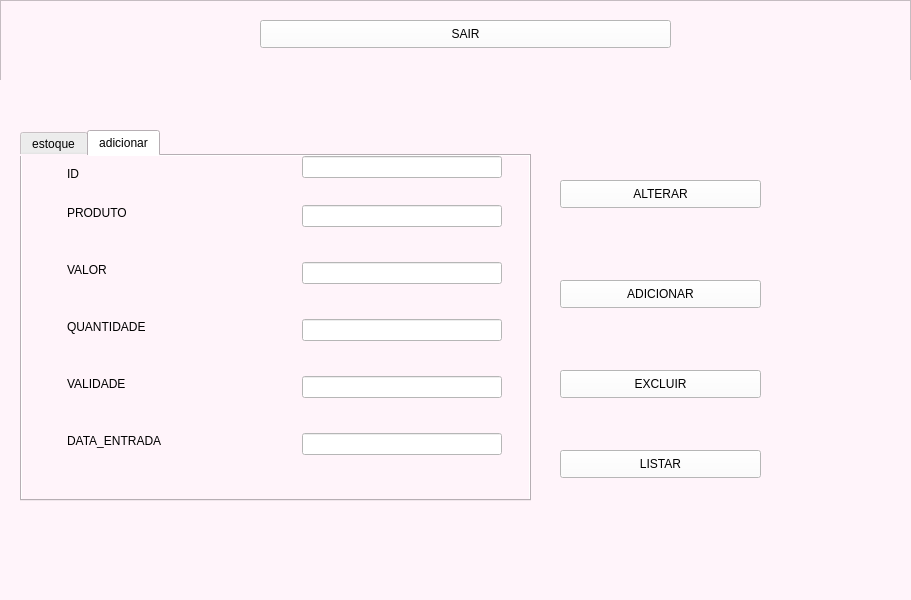
<?xml version="1.0" encoding="UTF-8"?>
<ui version="4.0">
 <class>MainWindow</class>
 <widget class="QMainWindow" name="MainWindow">
  <property name="geometry">
   <rect>
    <x>0</x>
    <y>0</y>
    <width>911</width>
    <height>600</height>
   </rect>
  </property>
  <property name="windowTitle">
   <string>MainWindow</string>
  </property>
  <property name="styleSheet">
   <string notr="true">background-color: rgb(255, 255, 255);</string>
  </property>
  <widget class="QWidget" name="centralwidget">
   <widget class="QFrame" name="frame">
    <property name="geometry">
     <rect>
      <x>0</x>
      <y>0</y>
      <width>911</width>
      <height>81</height>
     </rect>
    </property>
    <property name="styleSheet">
     <string notr="true">background-color: rgb(255, 244, 250);</string>
    </property>
    <property name="frameShape">
     <enum>QFrame::StyledPanel</enum>
    </property>
    <property name="frameShadow">
     <enum>QFrame::Raised</enum>
    </property>
    <widget class="QPushButton" name="btn_sair">
     <property name="geometry">
      <rect>
       <x>260</x>
       <y>20</y>
       <width>411</width>
       <height>28</height>
      </rect>
     </property>
     <property name="styleSheet">
      <string notr="true">background-color: rgb(255, 255, 255);</string>
     </property>
     <property name="text">
      <string>SAIR</string>
     </property>
    </widget>
   </widget>
   <widget class="QStackedWidget" name="stackedWidget">
    <property name="geometry">
     <rect>
      <x>0</x>
      <y>80</y>
      <width>911</width>
      <height>521</height>
     </rect>
    </property>
    <property name="styleSheet">
     <string notr="true">background-color: rgb(255, 244, 250);</string>
    </property>
    <property name="currentIndex">
     <number>0</number>
    </property>
    <widget class="QWidget" name="page">
     <widget class="QTabWidget" name="estoque">
      <property name="geometry">
       <rect>
        <x>20</x>
        <y>50</y>
        <width>511</width>
        <height>371</height>
       </rect>
      </property>
      <property name="currentIndex">
       <number>1</number>
      </property>
      <widget class="QWidget" name="tab">
       <attribute name="title">
        <string>estoque</string>
       </attribute>
       <widget class="QTableWidget" name="tableWidget">
        <property name="geometry">
         <rect>
          <x>0</x>
          <y>10</y>
          <width>501</width>
          <height>331</height>
         </rect>
        </property>
        <property name="styleSheet">
         <string notr="true">background-color: rgb(255, 255, 255);</string>
        </property>
        <row>
         <property name="text">
          <string/>
         </property>
        </row>
        <row>
         <property name="text">
          <string/>
         </property>
        </row>
        <row>
         <property name="text">
          <string/>
         </property>
        </row>
        <row>
         <property name="text">
          <string/>
         </property>
        </row>
        <row>
         <property name="text">
          <string/>
         </property>
        </row>
        <column>
         <property name="text">
          <string>produto</string>
         </property>
        </column>
        <column>
         <property name="text">
          <string>valor</string>
         </property>
        </column>
        <column>
         <property name="text">
          <string>quantidade</string>
         </property>
        </column>
        <column>
         <property name="text">
          <string>validade</string>
         </property>
        </column>
        <column>
         <property name="text">
          <string>data_entrada</string>
         </property>
        </column>
       </widget>
      </widget>
      <widget class="QWidget" name="tab_2">
       <attribute name="title">
        <string>adicionar</string>
       </attribute>
       <widget class="QLabel" name="label">
        <property name="geometry">
         <rect>
          <x>45</x>
          <y>49</y>
          <width>121</width>
          <height>16</height>
         </rect>
        </property>
        <property name="text">
         <string>PRODUTO</string>
        </property>
       </widget>
       <widget class="QLabel" name="label_2">
        <property name="geometry">
         <rect>
          <x>45</x>
          <y>106</y>
          <width>101</width>
          <height>16</height>
         </rect>
        </property>
        <property name="text">
         <string>VALOR</string>
        </property>
       </widget>
       <widget class="QLabel" name="label_3">
        <property name="geometry">
         <rect>
          <x>45</x>
          <y>163</y>
          <width>101</width>
          <height>16</height>
         </rect>
        </property>
        <property name="text">
         <string>QUANTIDADE</string>
        </property>
       </widget>
       <widget class="QLabel" name="label_4">
        <property name="geometry">
         <rect>
          <x>45</x>
          <y>277</y>
          <width>121</width>
          <height>16</height>
         </rect>
        </property>
        <property name="text">
         <string>DATA_ENTRADA</string>
        </property>
       </widget>
       <widget class="QLabel" name="label_5">
        <property name="geometry">
         <rect>
          <x>45</x>
          <y>220</y>
          <width>111</width>
          <height>16</height>
         </rect>
        </property>
        <property name="text">
         <string>VALIDADE</string>
        </property>
       </widget>
       <widget class="QLineEdit" name="lineEdit_7">
        <property name="enabled">
         <bool>true</bool>
        </property>
        <property name="geometry">
         <rect>
          <x>280</x>
          <y>106</y>
          <width>200</width>
          <height>22</height>
         </rect>
        </property>
        <property name="styleSheet">
         <string notr="true">background-color: rgb(255, 255, 255);</string>
        </property>
       </widget>
       <widget class="QLineEdit" name="lineEdit_6">
        <property name="enabled">
         <bool>true</bool>
        </property>
        <property name="geometry">
         <rect>
          <x>280</x>
          <y>49</y>
          <width>200</width>
          <height>22</height>
         </rect>
        </property>
        <property name="sizePolicy">
         <sizepolicy hsizetype="Expanding" vsizetype="Fixed">
          <horstretch>0</horstretch>
          <verstretch>0</verstretch>
         </sizepolicy>
        </property>
        <property name="styleSheet">
         <string notr="true">background-color: rgb(255, 255, 255);</string>
        </property>
        <property name="text">
         <string/>
        </property>
       </widget>
       <widget class="QLineEdit" name="lineEdit_9">
        <property name="geometry">
         <rect>
          <x>280</x>
          <y>220</y>
          <width>200</width>
          <height>22</height>
         </rect>
        </property>
        <property name="styleSheet">
         <string notr="true">background-color: rgb(255, 244, 250);
background-color: rgb(255, 255, 255);</string>
        </property>
       </widget>
       <widget class="QLineEdit" name="lineEdit_8">
        <property name="geometry">
         <rect>
          <x>280</x>
          <y>163</y>
          <width>200</width>
          <height>22</height>
         </rect>
        </property>
        <property name="styleSheet">
         <string notr="true">background-color: rgb(255, 244, 250);
background-color: rgb(255, 255, 255);</string>
        </property>
       </widget>
       <widget class="QLineEdit" name="lineEdit_10">
        <property name="geometry">
         <rect>
          <x>280</x>
          <y>277</y>
          <width>200</width>
          <height>22</height>
         </rect>
        </property>
        <property name="styleSheet">
         <string notr="true">background-color: rgb(255, 255, 255);</string>
        </property>
       </widget>
       <widget class="QLineEdit" name="lineEdit_11">
        <property name="enabled">
         <bool>true</bool>
        </property>
        <property name="geometry">
         <rect>
          <x>280</x>
          <y>0</y>
          <width>200</width>
          <height>22</height>
         </rect>
        </property>
        <property name="sizePolicy">
         <sizepolicy hsizetype="Expanding" vsizetype="Fixed">
          <horstretch>0</horstretch>
          <verstretch>0</verstretch>
         </sizepolicy>
        </property>
        <property name="styleSheet">
         <string notr="true">background-color: rgb(255, 255, 255);</string>
        </property>
        <property name="text">
         <string/>
        </property>
       </widget>
       <widget class="QLabel" name="label_6">
        <property name="geometry">
         <rect>
          <x>45</x>
          <y>10</y>
          <width>121</width>
          <height>16</height>
         </rect>
        </property>
        <property name="text">
         <string>ID</string>
        </property>
       </widget>
      </widget>
     </widget>
     <widget class="QPushButton" name="btn_alterar">
      <property name="geometry">
       <rect>
        <x>560</x>
        <y>100</y>
        <width>201</width>
        <height>28</height>
       </rect>
      </property>
      <property name="styleSheet">
       <string notr="true">background-color: rgb(255, 255, 255);</string>
      </property>
      <property name="text">
       <string>ALTERAR</string>
      </property>
     </widget>
     <widget class="QPushButton" name="btn_excluir">
      <property name="geometry">
       <rect>
        <x>560</x>
        <y>290</y>
        <width>201</width>
        <height>28</height>
       </rect>
      </property>
      <property name="styleSheet">
       <string notr="true">background-color: rgb(255, 255, 255);</string>
      </property>
      <property name="text">
       <string>EXCLUIR</string>
      </property>
     </widget>
     <widget class="QPushButton" name="btn_adicionar">
      <property name="geometry">
       <rect>
        <x>560</x>
        <y>200</y>
        <width>201</width>
        <height>28</height>
       </rect>
      </property>
      <property name="styleSheet">
       <string notr="true">background-color: rgb(255, 255, 255);</string>
      </property>
      <property name="text">
       <string>ADICIONAR</string>
      </property>
     </widget>
     <widget class="QPushButton" name="btn_listar">
      <property name="geometry">
       <rect>
        <x>560</x>
        <y>370</y>
        <width>201</width>
        <height>28</height>
       </rect>
      </property>
      <property name="styleSheet">
       <string notr="true">background-color: rgb(255, 255, 255);</string>
      </property>
      <property name="text">
       <string>LISTAR</string>
      </property>
     </widget>
    </widget>
    <widget class="QWidget" name="page_2">
     <widget class="QLineEdit" name="lineEdit">
      <property name="geometry">
       <rect>
        <x>85</x>
        <y>190</y>
        <width>640</width>
        <height>40</height>
       </rect>
      </property>
     </widget>
     <widget class="QLineEdit" name="lineEdit_2">
      <property name="geometry">
       <rect>
        <x>85</x>
        <y>120</y>
        <width>640</width>
        <height>40</height>
       </rect>
      </property>
     </widget>
     <widget class="QLineEdit" name="lineEdit_3">
      <property name="geometry">
       <rect>
        <x>85</x>
        <y>50</y>
        <width>640</width>
        <height>40</height>
       </rect>
      </property>
     </widget>
     <widget class="QLineEdit" name="lineEdit_4">
      <property name="geometry">
       <rect>
        <x>85</x>
        <y>320</y>
        <width>640</width>
        <height>40</height>
       </rect>
      </property>
     </widget>
     <widget class="QLineEdit" name="lineEdit_5">
      <property name="geometry">
       <rect>
        <x>85</x>
        <y>260</y>
        <width>640</width>
        <height>40</height>
       </rect>
      </property>
     </widget>
     <widget class="QPushButton" name="pushButton_5">
      <property name="geometry">
       <rect>
        <x>110</x>
        <y>400</y>
        <width>581</width>
        <height>28</height>
       </rect>
      </property>
      <property name="text">
       <string>CADASTRAR</string>
      </property>
     </widget>
    </widget>
   </widget>
  </widget>
 </widget>
 <resources/>
 <connections/>
</ui>
